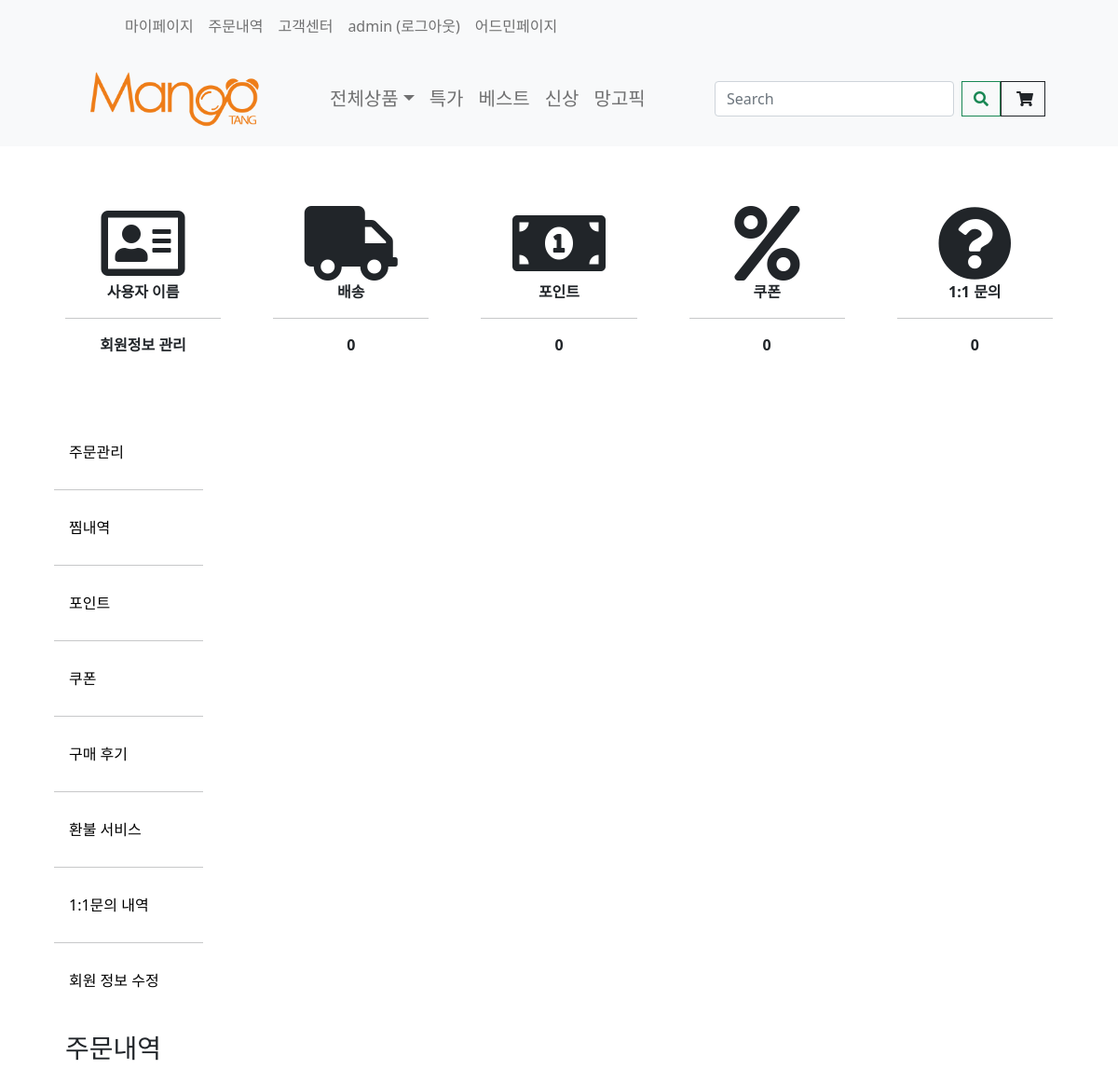
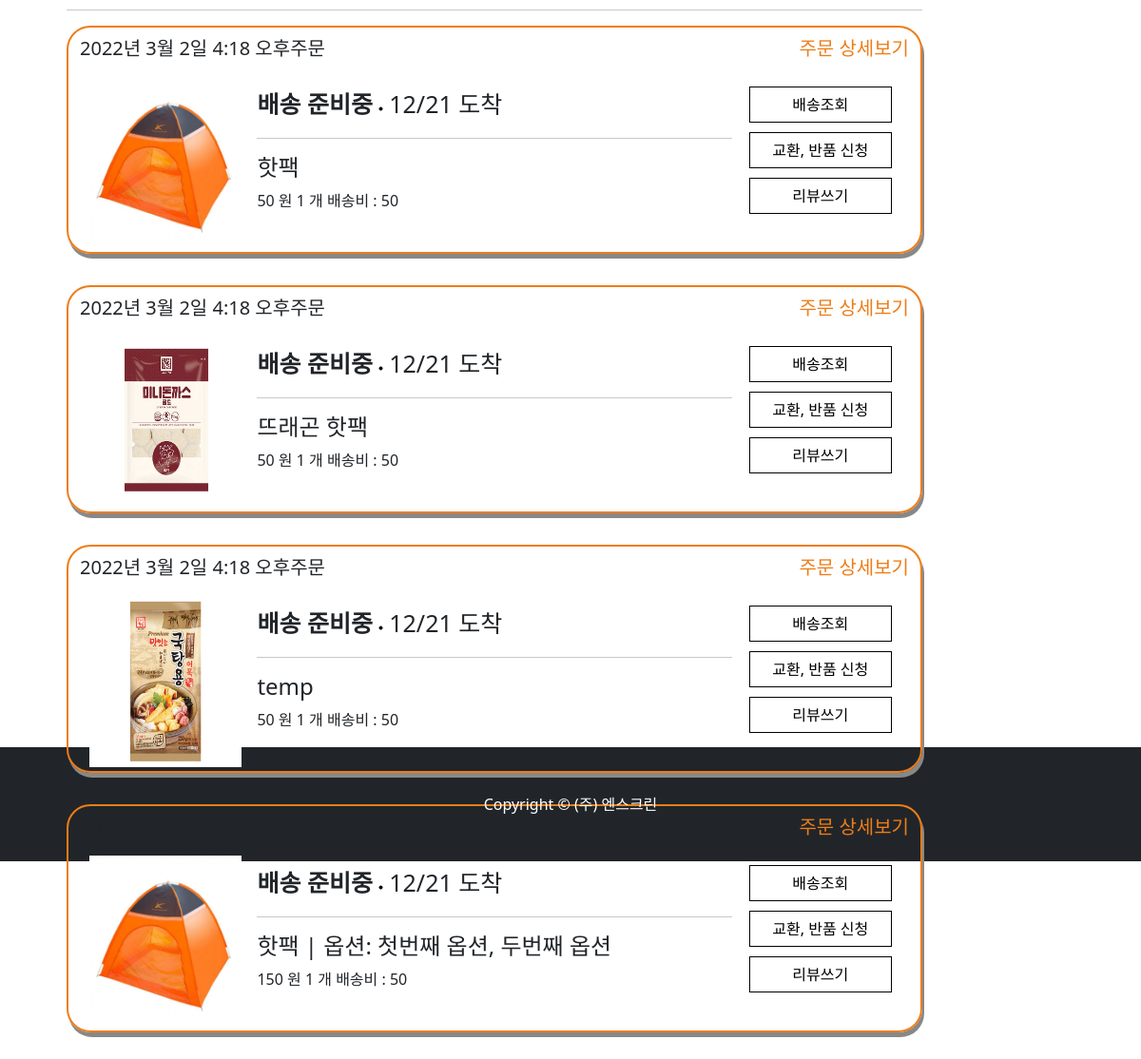
Screenshot of /mypage/orderhistory/ (signed in) with the database file from the repository (2 pictures, top to bottom).
### store/models.py (models this page shows, shortened)
class OrderItem(models.Model):
    product = models.ForeignKey(Product, on_delete=models.SET_NULL, null=True)
    order = models.ForeignKey(Order, on_delete=models.SET_NULL, null=True, blank=True)
    orderHistory = models.ForeignKey(OrderHistory, on_delete=models.SET_NULL, null=True)
    deliver_state = models.CharField(max_length=200, null=True, blank=True)
    quantity = models.IntegerField(default=0, null=True, blank=True)
    date_added = models.DateTimeField(auto_now_add=True)
    item_option_bool = models.BooleanField(default=False, blank=False, null=True)
    @property
    def get_all_option_name(self):
        orderOptions = self.orderitemoption_set.all()  # 해당 order의 자식 가져와서
        data = ""
        for name in orderOptions:
            data += name.get_option_name +", "
        data = data.strip(', ')
        return data
    @property #배송비
    def get_delivery_price(self):
        return self.product.shipment_price
    @property #옵션 포함 가격
    def get_all_total(self):
        total = self.product.price_discount * self.quantity
        orderOptions = self.orderitemoption_set.all()  # 해당 order의 자식 가져와서
        total += sum([item.get_total for item in orderOptions])  # 다더함함
        return total

class OrderHistory(models.Model):
    customer = models.ForeignKey(Customer, on_delete=models.SET_NULL, null=True, blank=True)
    order_name = models.CharField(max_length=200, null=True, blank=True)
    date_ordered = models.DateTimeField(auto_now_add=True)
    date_completed = models.DateTimeField(null=True, blank=True)
    track_number = models.IntegerField(null=True, blank=True)
    payment_state = models.BooleanField(default=False)
    shipping_fee = models.IntegerField(null=True, blank=True)
    order_number = models.IntegerField(null=True, blank=True)
    email = models.EmailField(null=True,blank=True)
    total_fee = models.IntegerField(null=True, blank=True)
    post_code = models.CharField(max_length=200, null=True, blank=True)
    recipent_address1 = models.CharField(max_length=200, null=False)
    recipent_address2 = models.CharField(max_length=200, null=False)
    recipent_number = models.CharField(max_length=50, null=False)
    recipent_name = models.CharField(max_length=50, null=False)
    order_request = models.CharField(max_length=100, null=False)
    orderer_number = models.CharField(max_length=100, null=False)
    orderer_name = models.CharField(max_length=100, null=False)
    receipt_url = models.CharField(max_length=500, null=True,blank=True)
    status = models.CharField(max_length=100, null=True,blank=True)
    emb_pg_provider = models.CharField(max_length=100, null=True,blank=True)
    imp_uid = models.CharField(max_length=100, null=True,blank=True)
    pay_method = models.CharField(max_length=100, null=True,blank=True)

class Product(models.Model):
    product_name = models.CharField(max_length=200)
    price = models.FloatField(null=False, blank=False)
    image_detail = models.ImageField(null=True, blank=True)
    image_title = models.ImageField(null=True, blank=True)
    image_introduce = models.ImageField(null=True, blank=True)
    seller_code = models.CharField(max_length=50, null=False, blank=False)
    price_discount = models.FloatField(null=True)
    discount = models.IntegerField(null=True)
    stock = models.IntegerField()
    first_title = models.CharField(max_length=200)
    second_title = models.CharField(max_length=200)
    shipment_price = models.IntegerField(blank=True)
    hash_tag = models.CharField(max_length=200)
    option_bool = models.BooleanField(default=False, blank=False, null=True)
    collection_tag = models.CharField(max_length=200, null=True)
    item_company = models.CharField(null=False, max_length=200)
    product_status = models.BooleanField(default=False, blank=False, null=True)

class OrderItemOption(models.Model):
    order_item_option = models.ForeignKey(OrderItem, on_delete=models.CASCADE, null=True)
    product_option = models.ForeignKey(ProductOption, on_delete=models.CASCADE, null=True)
    quantity = models.IntegerField(default=0, null=True, blank=True)
    @property
    def get_option_name(self):
        return self.product_option.option_name
    @property
    def get_total(self):
        total = self.product_option.option_price * self.quantity
        return total

class ProductOption(models.Model):
    product = models.ForeignKey(Product, on_delete=models.CASCADE, null=True)
    option_name = models.CharField(max_length=200)
    option_seller_code = models.CharField(max_length=50, null=False, blank=False)
    option_price = models.FloatField(null=False, blank=False)
    option_stock = models.IntegerField()
    option_status = models.BooleanField(default=False, blank=False, null=True)

### store/views.py (the view)
# urls.py: path('mypage/orderhistory/', views.orderhistory, name="orderhistory"),
@login_required(login_url='/login')
def orderhistory(request):
    customer = request.user.customer
    orderHistory = OrderHistory.objects.filter(customer=customer)
    orderItem = []
    for order in orderHistory:
        orderItem += order.orderitem_set.all()
    context = {'orderHistory': orderHistory, 'orderItem': orderItem}
    return render(request, 'mypage/orderhistory.html', context)

### store/templates/mypage/orderhistory.html (shortened to what this page needs)
{% extends 'store/mypage.html' %}
{% load static %}
{% block mypage %}
    <div class="container" style=" height: 90rem">
        <div class="item">
            <h3>주문내역</h3>
            <hr>
        </div>
        {% for item in orderItem %}
            <div class=" container" id="rcorners2" style=" height: 15rem;">
                <div class="item" style="padding-top: 10px">
                    <div><h5>{{ item.orderHistory.date_completed }}주문<a class="orderlist-detail" href="{% url 'orderdetail' %}"
                                                                 style="float: right">주문 상세보기</a></h5>
                    </div>
                </div>
                <div class="item" style="padding: 10px; height: 200px">
                    <div class="container-orderlist" style="flex-direction: row;">
                        <div class="item-orderlist-picture">
                            <img style="width: 160px; height: 180px" src={{ item.product.image_title.url }}  alt="..."/>
                        </div>
                        <div class="item-orderlist-info" style=" margin: 10px;">
                            <span style="font-size: 25px; "><b>배송 준비중</b></span>
                            <span><img src="{% static 'images/dot.png' %}" width="9" height="9"></span>
                            <span style="font-size: 25px; padding-bottom: 5px">12/21 도착 </span>
                            <hr>
                            {% if item.item_option_bool == True %}
                                <h4>{{ item.product.product_name }} | 옵션: {{ item.get_all_option_name }}</h4>
                            {% else %}
                                <h4>{{ item.product.product_name }}</h4>
                            {% endif %}
                            <span>{{ item.get_all_total | floatformat:0 }} 원 <span> {{ item.quantity }} 개</span> 배송비 : {{ item.get_delivery_price }}</span>
                        </div>
                        <div class="item-orderlist-button">
                            <div class="center-orderlist-option">
                                <a class="nav-link-mypage btn"
                                   style="border-style: groove; border-color: black; width: 150px" href="/">배송조회</a>
                            </div>
                            <div class="center-orderlist-option">
                                <a class="nav-link-mypage btn"
                                   style="border-style: groove; border-color: black; width: 150px" href="{% url 'cs' item.orderHistory.order_number item.product.seller_code %} ">교환, 반품 신청</a>
                            </div>
                            <div class="center-orderlist-option">
                                <a class="nav-link-mypage btn"
                                   style="border-style: groove; border-color: black; width: 150px" href="/">리뷰쓰기</a>
                            </div>
                        </div>
                    </div>
                </div>
            </div>
        {% endfor %}
    </div>
{% endblock mypage %}

### store/templates/store/navbar.html (shortened to what this page needs)
{% load static %}
<nav class="navbar navbar-expand-lg navbar-light bg-light">
    <div class="bg-light container px-4 px-lg-5">
        <ul class="navbar-nav me-auto mb-2 mb-lg-0 ms-lg-5" style="">
            <li class="nav-item"><a href="{% url 'orderhistory' %}"
                                    class="nav-link dropdown-menu-size-customer">마이페이지</a></li>
            <li class="nav-item"><a href="{% url 'orderhistory' %}"
                                    class="nav-link dropdown-menu-size-customer">주문내역</a></li>
            <li class="nav-item"><a href="{% url 'faq' %}"
                                    class="nav-link dropdown-menu-size-customer">고객센터</a></li>
            {% if user.is_authenticated %}
                <a class="nav-link" href="{% url 'logout' %}">{{ user.username }} (로그아웃)</a>
            {% else %}
                <li class="nav-item"><a href="{% url 'login' %}" class="nav-link dropdown-menu-size-customer">로그인</a>
                </li>
            {% endif %}
            {% if user.is_superuser %}
                        <a class="nav-link" href={% url 'admin:index' %}>어드민페이지</a>
            {% endif %}
        </ul>
    </div>
</nav>
<nav class="navbar navbar-expand-lg navbar-light bg-light">
    <div class="container px-4 px-lg-5">
        <a href="{% url 'store' %}">
            <img src="{% static 'nscreen_logo/4_망고땡_로고 (영문).png' %}" width="220" alt="망고땡몰">
        </a>
        <div class="collapse navbar-collapse" id="navbarSupportedContent">
            <ul class="navbar-nav me-auto mb-2 mb-lg-0 ms-lg-5">
                <li class="nav-item dropdown">
                    <a class="nav-link dropdown-toggle dropdown-menu-size" id="navbarDropdown" href="#" role="button"
                       data-bs-toggle="dropdown" aria-expanded="false">전체상품</a>
                </li>
                <li class="nav-item"><a class="nav-link dropdown-menu-size" href="#!">특가</a></li>
                <li class="nav-item"><a class="nav-link dropdown-menu-size" href="#!">베스트</a></li>
                <li class="nav-item"><a class="nav-link dropdown-menu-size" href="#!">신상</a></li>
                <li class="nav-item"><a class="nav-link dropdown-menu-size" href="#!">망고픽</a></li>
            </ul>
            <form class="d-flex">
                <button class="btn" type="submit"></button>
                <input class="form-control me-2" type="search" placeholder="Search" aria-label="Search">
                <button class="btn btn-outline-success" type="submit"><i class="fas fa-search"></i></button>
            </form>
            <a href="{% url 'cart' %}" class="nav-link-cart">
                <button class="btn btn-outline-dark" type="submit">
                    <i class="fas fa-shopping-cart"></i>
                </button>
            </a>
        </div>
    </div>
</nav>

### rows the page displays
OrderItem: orderHistory.date_completed "2022년 3월 2일 4:18 오후", product.image_title (picture), product.product_name "핫팩", get_all_total "50", quantity "1", get_delivery_price "50"
OrderItem: orderHistory.date_completed "2022년 3월 2일 4:18 오후", product.image_title (picture), product.product_name "뜨래곤 핫팩", get_all_total "50", quantity "1", get_delivery_price "50"
OrderItem: orderHistory.date_completed "2022년 3월 2일 4:18 오후", product.image_title (picture), product.product_name "temp", get_all_total "50", quantity "1", get_delivery_price "50"
OrderItem: product.image_title (picture), product.product_name "핫팩", get_all_option_name "첫번째 옵션, 두번째 옵션", get_all_total "150", quantity "1", get_delivery_price "50"

### other values shown
{{ user.username }} "admin"
